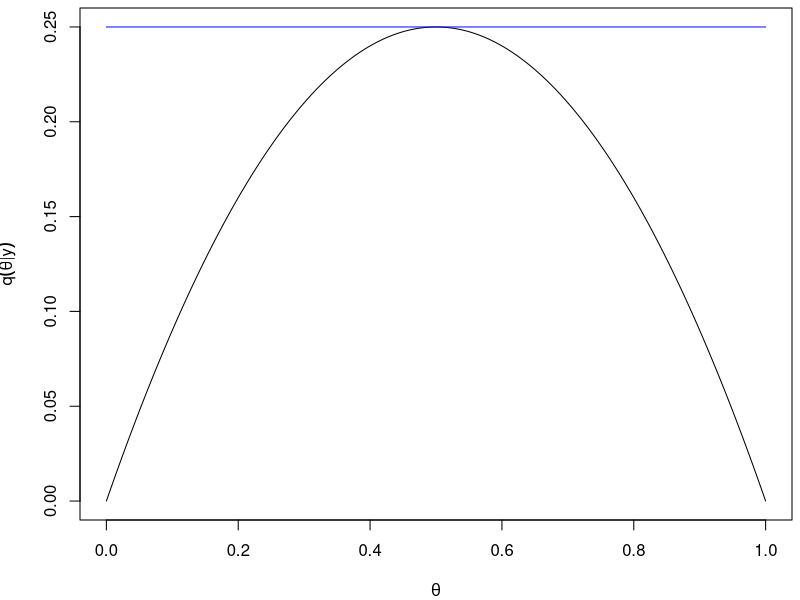
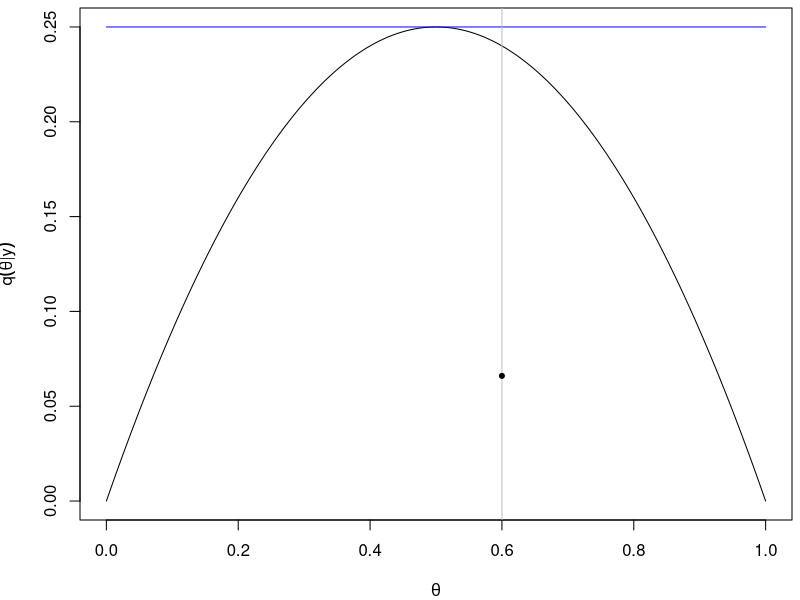
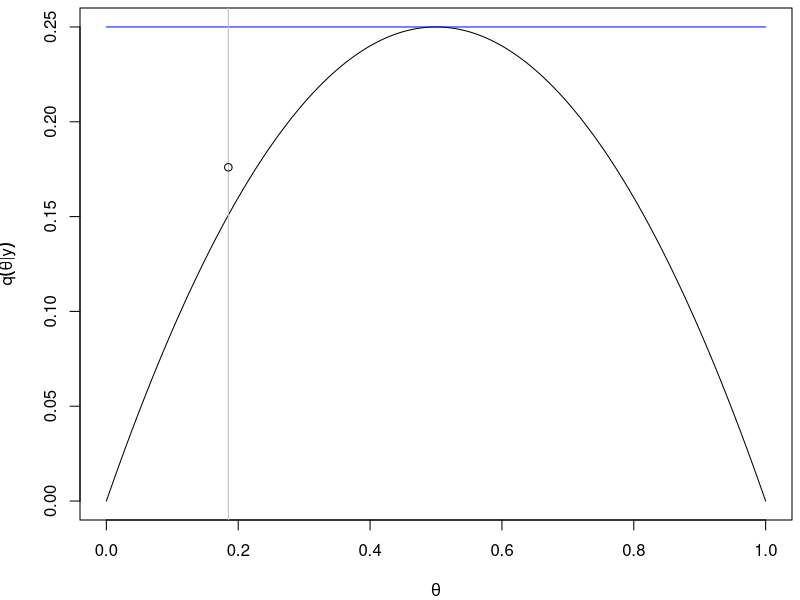
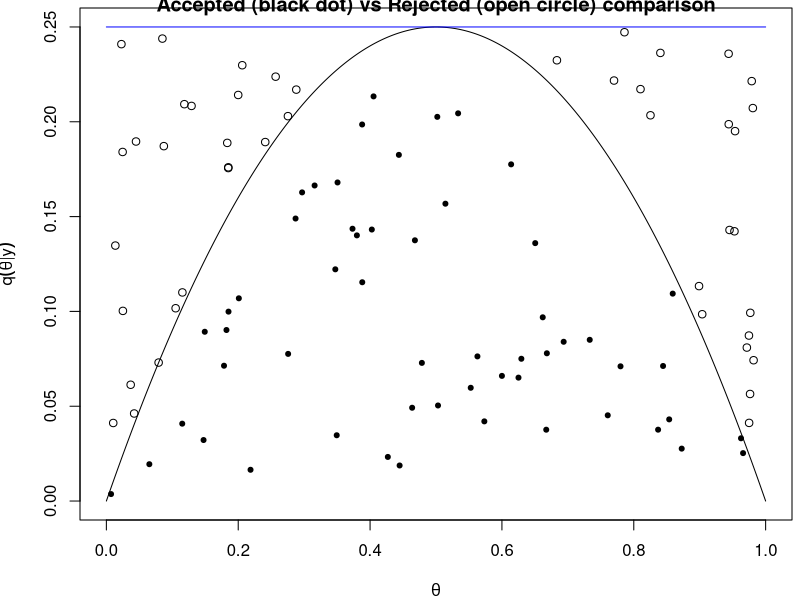
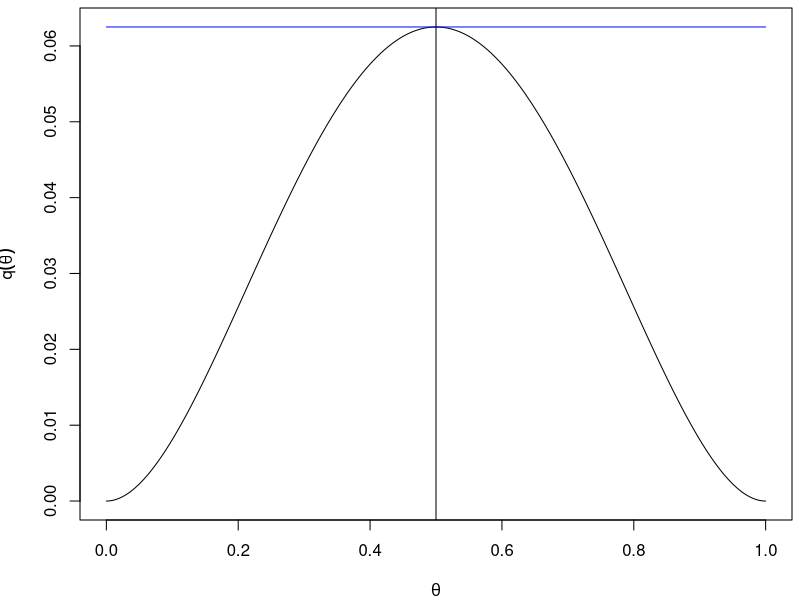
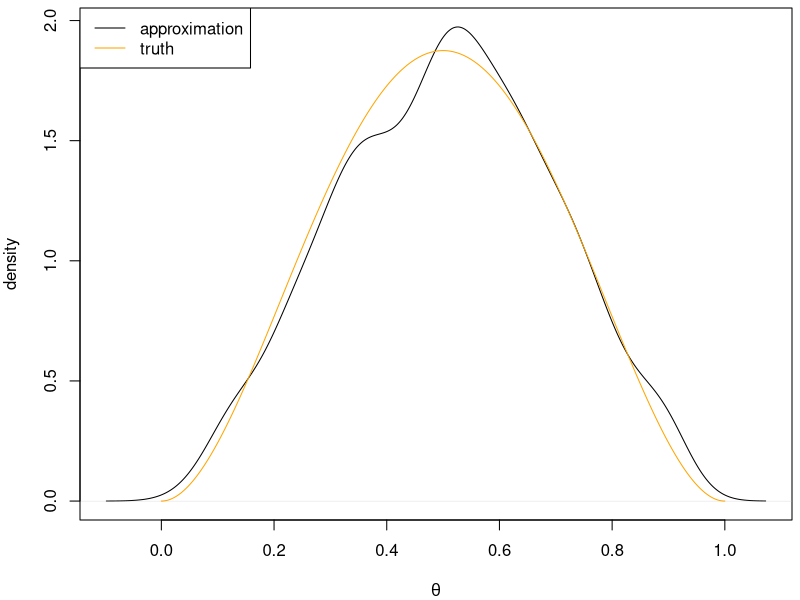
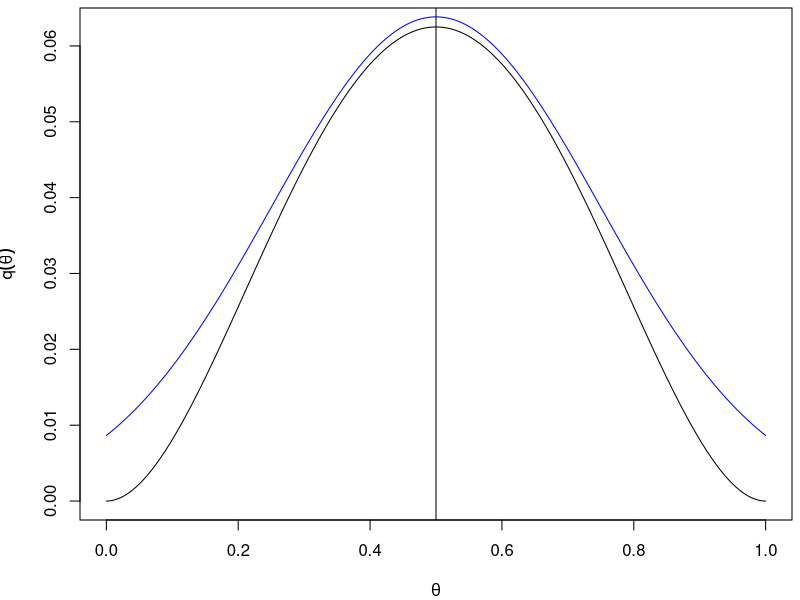
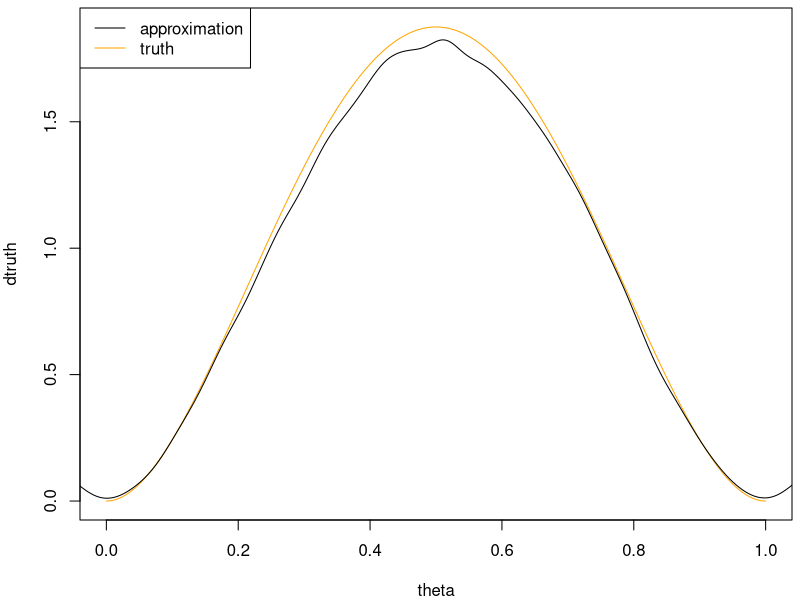

These charts were generated, in order, by the following R code:
## ---- chunk 1
qtarget = function(theta) {
  theta * (1 - theta)
}
## ---- chunk 2
# define bounding function
gM = function(theta) {
  rep(.25, length(theta))
}
## ---- chunk 3
theta = seq(0, 1, len = 1000)
par(mar = c(4, 4, 0.4, 0.4))
plot(theta, qtarget(theta), type = "l", xlab = expression(theta),
     ylab = expression(q(theta*"|"*y)))
lines(theta, gM(theta), col = "blue")
## ---- chunk 4
#| echo: false
#| eval: true
#| output: true
set.seed(1)
thetastar1 = 0.6
u1 = 0.066
accept1 = (u1 <= qtarget(thetastar1))

# plot q and bounding function
theta = seq(0, 1, len = 1000)
plot(theta, qtarget(theta), type = "l", xlab = expression(theta),
     ylab = expression(q(theta*"|"*y)))
lines(theta, gM(theta), col = "blue")
abline(v = thetastar1, col = "grey")
points(thetastar1, u1, pch = ifelse(accept1, 20, 1))
## ---- chunk 5
#| echo: false
#| eval: true
#| output: true
set.seed(2)
thetastar2 = 0.185
# u2 = runif(1, 0, gM(thetastar2))
u2 = 0.176
accept2 = (u2 <= qtarget(thetastar2))

# plot q and bounding function
theta = seq(0, 1, len = 1000)
plot(theta, qtarget(theta), type = "l", xlab = expression(theta),
     ylab = expression(q(theta*"|"*y)))
lines(theta, gM(theta), col = "blue")
abline(v = thetastar2, col = "grey")
points(thetastar2, u2, pch = ifelse(accept2, 20, 1))
## ---- chunk 6
# plot target density and bounding function
theta = seq(0, 1, len = 1000)
plot(theta, qtarget(theta), type = "l", xlab = expression(theta),
     ylab = expression(q(theta*"|"*y)))
lines(theta, gM(theta), col = "blue")
# plot some earlier results
thetastar1 = 0.6
thetastar2 = 0.185
u1 = 0.066
u2 = 0.176
accept1 = TRUE
accept2 = FALSE
points(thetastar1, u1, pch = ifelse(accept1, 20, 1))
points(thetastar2, u2, pch = ifelse(accept2, 20, 1))
for(i in 1:98) {
  thetastar = runif(1)
  u = runif(1, 0, gM(thetastar))
  accept = (u <= qtarget(thetastar))
  points(thetastar, u, pch = ifelse(accept, 20, 1))
}
title("Accepted (black dot) vs Rejected (open circle) comparison")
## ---- chunk 7
qtarget = function(theta) {
	theta^2*(1 - theta)^2
}
## ---- chunk 8
gM = function(theta) {
	rep(.0625, length(theta))
}
## ---- chunk 9
theta = seq(0, 1, len = 1000)
plot(theta, qtarget(theta), type = "l", xlab = expression(theta),
     ylab = expression(q(theta)))
lines(theta, gM(theta), col = "blue")
abline(v = 1/2)
## ---- chunk 10
B = 1000 # number of samples to keep
mytheta = numeric(B) # vector to store kept samples

i = 0 # the samples accepted
while (i < B) {
  x = runif(1) # sample from g distribution

  # accept x with probability q(x)/gM(x)
	if (runif(1) <= qtarget(x)/gM(x)) {
		i = i + 1
		mytheta[i] = x
	}
}
## ---- chunk 11
dmytheta = density(mytheta)
dtruth = dbeta(theta, 3, 3)

plot(dmytheta, xlab = expression(theta), ylab = "density", main = "")
lines(theta, dtruth, col = "orange")
legend("topleft", legend = c("approximation", "truth"),
       col = c("black", "orange"), lwd = c(1, 1))
## ---- chunk 12
gM = function(theta) {
	0.04 * dnorm(theta, mean = 0.5, sd = 0.25)
}
## ---- chunk 13
theta = seq(0, 1, len = 1000)
plot(theta, qtarget(theta), type = "l", xlab = expression(theta),
     ylab = expression(q(theta)))
lines(theta, gM(theta), col = "blue")
abline(v = 1/2)
## ---- chunk 14
B = 100000
mytheta = numeric(B)

i = 0 # the samples accepted
while (i < B) {
  x = rnorm(1, mean = 0.5, sd = 0.25) # sample from g distribution

  # accept x with probability q(x)/gM(x)
	if (runif(1) <= qtarget(x)/gM(x)) {
		i = i + 1
		mytheta[i] = x
	}
}
## ---- chunk 15
dmytheta = density(mytheta)
dtruth = dbeta(theta, 3, 3)

plot(theta, dtruth, col = "orange", type = "l")
lines(dmytheta)
legend("topleft", legend = c("approximation", "truth"),
       col = c("black", "orange"), lwd = c(1, 1))
## ---- chunk 16
qtarget = function(theta) {
	exp(-theta^2/2)
}
## ---- chunk 17
gM = function(theta) {
	dexp(theta)*exp(1/2)
}
## ---- chunk 18

theta = seq(0, 5, len = 1000)
plot(theta, qtarget(theta), ylim = c(0, qtarget(0.001)),
     type = "l",
     ylab = "qtarget", xlab = expression(theta))
lines(theta, gM(theta), type = "l", col = "blue")
legend("topright", legend = c("qtarget", "gM"),
       lty = 1, col = c("black", "blue"))
## ---- chunk 19
B = 10000 # number of retained samples desired
mytheta = numeric(B) # vector to store samples
i = 0 # number of retained samples
while (i < B) {
	x = rexp(1) # draw a value from proposal distribution
	# accept the value with probability based on the importance
	# ratio
	if (runif(1) <= qtarget(x)/gM(x)) {
		i = i + 1 # increment i if sample retained
		mytheta[i] = x # store sample
	}
}
## ---- chunk 20
#The true density
dens = function(theta) {
	sqrt(2/pi)*exp(-theta^2/2)
}

dmytheta = density(mytheta, from = 0, to = 5, cut = 0)
plot(dmytheta, xlab = "theta", ylab = "density", main = "")
lines(theta, dens(theta), col = "blue")
legend("topright", legend = c("approximation", "truth"),
	lwd = c(1, 1), col = c("black", "blue"))
## ---- chunk 21
# plot with a probability histogram instead to get a better comparison
hist(mytheta, freq = FALSE, breaks = 100)
lines(theta, dens(theta), col = "blue")
legend("topright", legend = c("approximation", "truth"),
	lwd = c(1, 1), col = c("black", "blue"))
## ---- chunk 22
gM = function(theta) {
	2.4 * dchisq(theta, df = 2)
}
## ---- chunk 23
theta = seq(0, 5, len = 1000)
plot(theta, gM(theta), type = "l", col = "blue",
     xlab = expression(theta), ylab = "", ylim = c(0, 1.25))
lines(theta, qtarget(theta))
legend("topright", legend = c("q", "gM"), lty = 1,
       col = c("black", "blue"))
## ---- chunk 24
B = 10000
mytheta = numeric(B)
i = 0
while (i < B) {
	x = rchisq(1, df = 2)
	if (runif(1) <= qtarget(x)/gM(x)) {
		i = i + 1
		mytheta[i] = x
	}
}
## ---- chunk 25
hist(mytheta, freq = FALSE, breaks = 100)
lines(theta, dens(theta), col = "blue")
legend("topright", legend = c("approximation", "truth"),
       lwd = c(1, 1), col = c("black", "blue"))
